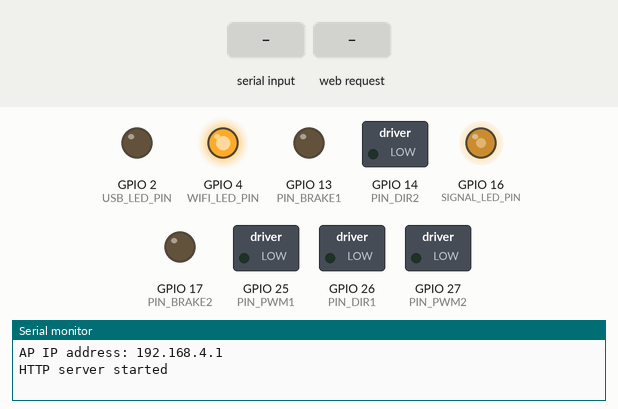
Bench run of a sketch on a simulated ESP32. Parts: switched loads named in the sketch (green lamp = pin HIGH), output pins drawn as LEDs (lit = HIGH), the last lines printed to the serial monitor. The test bench sets the inputs (shaded band). Random numbers use the default seed unless the sketch sets one.

Above: at 1.2 s.
1.3 s: "SPEED\n" received over Serial
At 2.19 s:
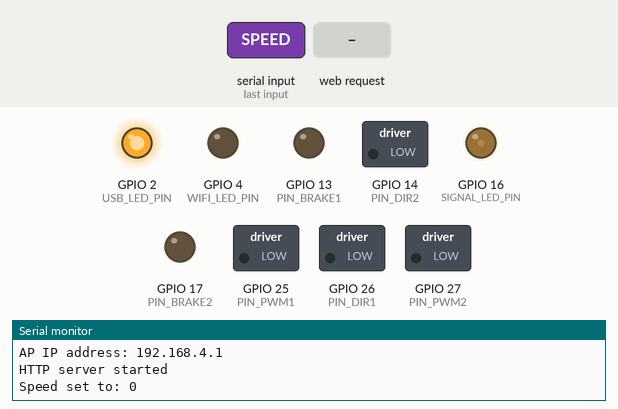
4.3 s: HTTP request GET /control?speed=1 received
At 6.56 s:
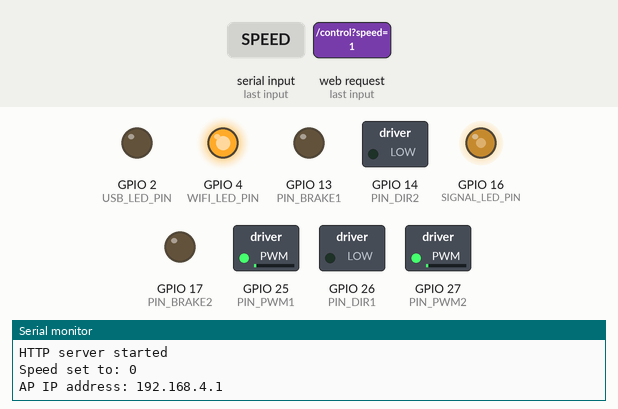
7.3 s: "SPEED,45\n" received over Serial
At 8.14 s:
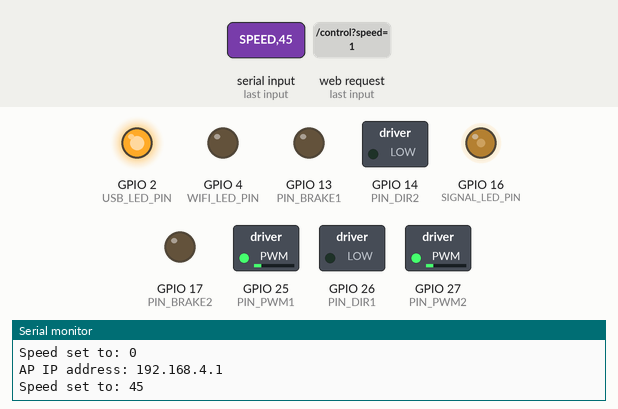
10.3 s: HTTP request GET /control?speed=FORWARD received
At 12.8 s:
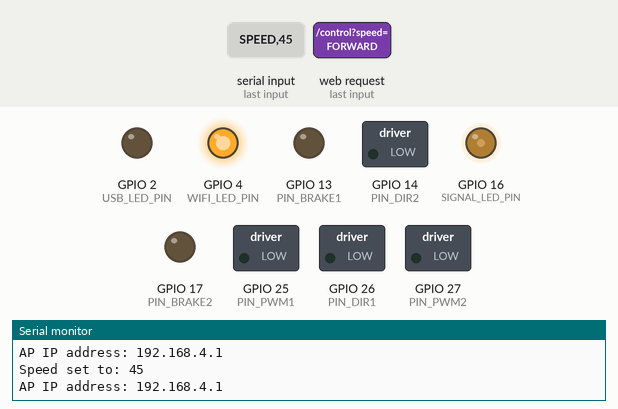
13.3 s: HTTP request GET /control?dir=1&speed=1 received
At 13.88 s:
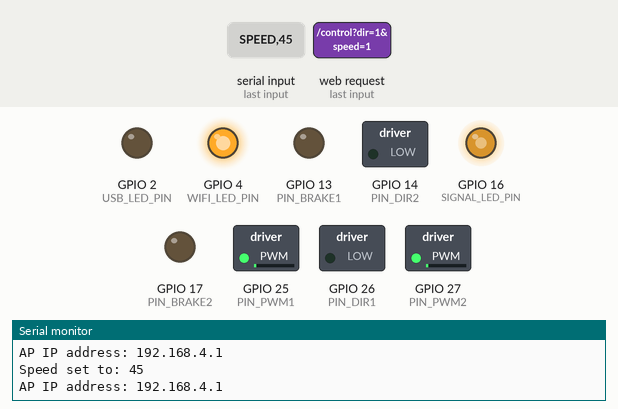
16.3 s: "FORWARD\n" received over Serial
At 16.6 s:
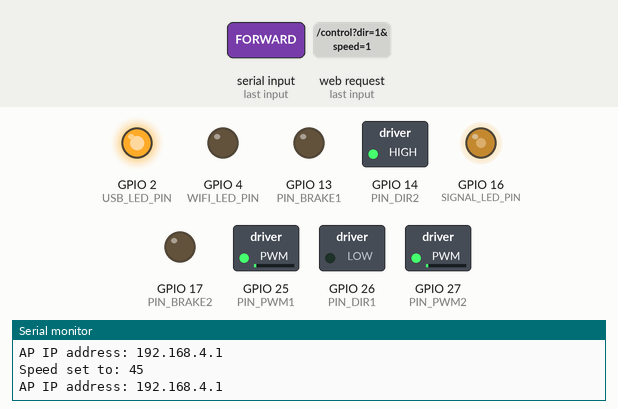
Timing chart, 0 to 22.8 s (numbered marks = the images above; inputs shaded):
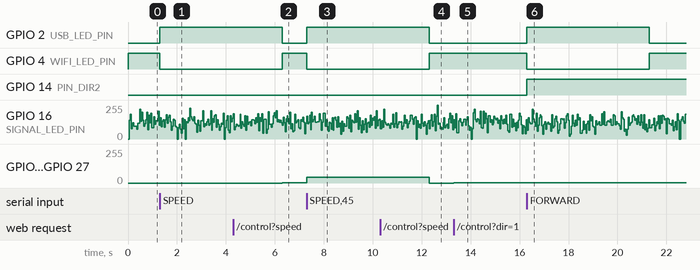

The sketch:

P_Bot.ino
```cpp
#include <WiFi.h>
#include <WebServer.h>

// Motor control pins
const int PIN_DIR1 = 26;      // Motor 1 Direction
const int PIN_PWM1 = 25;      // Motor 1 PWM
const int PIN_BRAKE1 = 13;    // Motor 1 Brake
const int PIN_DIR2 = 14;      // Motor 2 Direction
const int PIN_PWM2 = 27;      // Motor 2 PWM
const int PIN_BRAKE2 = 17;    // Motor 2 Brake
const int PIN_SPEED = 12;     // Speed Pulse Output from Motor Controller


// LED Pins for modes and signal
#define USB_LED_PIN 2          // USB mode LED
#define WIFI_LED_PIN 4         // Wi-Fi mode LED
#define SIGNAL_LED_PIN 16      // Signal LED for random blinking

// Wi-Fi credentials
const char* ssid = "ESP32-Robot";
const char* password = "12345678";

WebServer server(80);

const unsigned long USB_TIMEOUT = 5000; // Timeout for USB inactivity (5 seconds)
unsigned long lastSerialTime = 0;
bool usbActive = false;
bool wifiActive = false;
int speed = 30; // Initial speed for USB mode (30 out of 255)

// Variables for speed measurement
double _kph = 0;
bool signalLedOn = false; // For random blinking of the signal LED

void setup() {
    Serial.begin(115200);

    // Set up motor control pins
    pinMode(PIN_DIR1, OUTPUT);
    pinMode(PIN_BRAKE1, OUTPUT);
    pinMode(PIN_PWM1, OUTPUT);
    pinMode(PIN_DIR2, OUTPUT);
    pinMode(PIN_BRAKE2, OUTPUT);
    pinMode(PIN_PWM2, OUTPUT);

    // Set up LEDs for modes
    pinMode(USB_LED_PIN, OUTPUT);
    pinMode(WIFI_LED_PIN, OUTPUT);
    pinMode(SIGNAL_LED_PIN, OUTPUT);

    // Initially turn off both mode LEDs
    digitalWrite(USB_LED_PIN, LOW);
    digitalWrite(WIFI_LED_PIN, LOW);
    digitalWrite(SIGNAL_LED_PIN, LOW);

    // Start Wi-Fi Access Point
    startWiFi();

    // Define routes
    server.on("/", handleRoot);
    server.on("/control", handleControl);
    server.on("/speed", handleSpeed); // Endpoint to get real-time speed
    server.begin();
    Serial.println("HTTP server started");
}

void loop() {
    // Handle Wi-Fi or USB Serial mode
    if (Serial.available()) {
        usbActive = true;
        lastSerialTime = millis();
        stopWiFi(); // Stop Wi-Fi when USB serial is active
        controlUSB();
    } else if (usbActive && millis() - lastSerialTime > USB_TIMEOUT) {
        usbActive = false;
        startWiFi(); // Re-enable Wi-Fi after USB inactivity
    }

    if (!usbActive) {
        server.handleClient(); // Only handle web clients in Wi-Fi mode
    }

    // Randomly blink the signal LED when the robot is on
    randomBlinkSignalLED();
}

// Control for USB commands
void controlUSB() {
    String command = Serial.readStringUntil('\n');
    command.trim();

    if (command == "FORWARD") {
        forward();
    } else if (command == "BACKWARD") {
        backward();
    } else if (command == "LEFT") {
        left();
    } else if (command == "RIGHT") {
        right();
    } else if (command == "STOP") {
        applyBrakes();
    } else if (command.startsWith("SPEED")) {
        speed = command.substring(6).toInt();
        Serial.print("Speed set to: ");
        Serial.println(speed);
        adjustSpeed(speed);
    }
}

void startWiFi() {
    WiFi.softAP(ssid, password);
    IPAddress IP = WiFi.softAPIP();
    Serial.print("AP IP address: ");
    Serial.println(IP);
    wifiActive = true;
    digitalWrite(WIFI_LED_PIN, HIGH); // Wi-Fi LED ON
    digitalWrite(USB_LED_PIN, LOW);   // USB LED OFF
}

void stopWiFi() {
    WiFi.softAPdisconnect(true);
    wifiActive = false;
    digitalWrite(WIFI_LED_PIN, LOW);  // Wi-Fi LED OFF
    digitalWrite(USB_LED_PIN, HIGH);  // USB LED ON
}

// Handle root for web interface
void handleRoot() {
    server.send(200, "text/html", R"=====(<!DOCTYPE html>
    <html lang="en">
    <head><meta charset="UTF-8"><meta name="viewport" content="width=device-width, initial-scale=1.0"><title>Robot Control</title>
    <style>body { font-family: Arial, sans-serif; text-align: center; }
           button { font-size: 20px; padding: 15px; margin: 5px; }
           .controls { margin-top: 20px; }
    </style></head>
    <body><h1>Robot Control</h1><div class="controls">
    <button onclick="sendCommand('dir', 'up')">Forward</button><br>
    <button onclick="sendCommand('dir', 'left')">Left</button>
    <button onclick="sendCommand('dir', 'stop')">Stop</button>
    <button onclick="sendCommand('dir', 'right')">Right</button><br>
    <button onclick="sendCommand('dir', 'down')">Backward</button></div>
    <div class="controls"><input type="range" min="0" max="255" value="0" id="speed" onchange="sendSpeed(this.value)">
    <label for="speed">Speed</label><p>Current Speed: <span id="currentSpeed">0</span> KPH</p></div>
    <script>function sendCommand(param, value) { fetch(`/control?${param}=${value}`); }
            function sendSpeed(value) { fetch(`/control?speed=${value}`); }
            function updateSpeed() { fetch('/speed').then(response => response.json())
            .then(data => { document.getElementById('currentSpeed').innerText = data.kph; }); }
            setInterval(updateSpeed, 500);</script></body></html>)=====");
}

void handleControl() {
    String dir = server.arg("dir");
    String speedStr = server.arg("speed");

    if (dir.length() > 0) {
        controlDirection(dir);
    }

    if (speedStr.length() > 0) {
        speed = speedStr.toInt();
        adjustSpeed(speed);
    }

    server.send(200, "text/plain", "OK");
}

void handleSpeed() {
    String json = "{\"kph\": " + String(_kph) + "}";
    server.send(200, "application/json", json);
}

// Direction control
void controlDirection(String dir) {
    if (dir == "up") forward();
    else if (dir == "down") backward();
    else if (dir == "left") left();
    else if (dir == "right") right();
    else if (dir == "stop") applyBrakes();
}

void forward() {
    digitalWrite(PIN_DIR1, LOW);  // Set motor 1 direction forward
    digitalWrite(PIN_DIR2, HIGH);  // Set motor 2 direction forward
    analogWrite(PIN_PWM1, speed);  // Set PWM for motor 1
    analogWrite(PIN_PWM2, speed);  // Set PWM for motor 2
    digitalWrite(PIN_BRAKE1, LOW); // Release brake for motor 1
    digitalWrite(PIN_BRAKE2, LOW); // Release brake for motor 2
}

void backward() {
    digitalWrite(PIN_DIR1, HIGH);   // Set motor 1 direction backward
    digitalWrite(PIN_DIR2, LOW);   // Set motor 2 direction backward
    analogWrite(PIN_PWM1, speed);  // Set PWM for motor 1
    analogWrite(PIN_PWM2, speed);  // Set PWM for motor 2
    digitalWrite(PIN_BRAKE1, LOW); // Release brake for motor 1
    digitalWrite(PIN_BRAKE2, LOW); // Release brake for motor 2
}

void left() {
    digitalWrite(PIN_DIR1, LOW);   // Set motor 1 backward
    digitalWrite(PIN_DIR2, LOW);  // Set motor 2 forward
    analogWrite(PIN_PWM1, speed);  // Set PWM for motor 1
    analogWrite(PIN_PWM2, speed);  // Set PWM for motor 2
    digitalWrite(PIN_BRAKE1, LOW); // Release brake for motor 1
    digitalWrite(PIN_BRAKE2, LOW); // Release brake for motor 2
}

void right() {
    digitalWrite(PIN_DIR1, HIGH);  // Set motor 1 forward
    digitalWrite(PIN_DIR2, HIGH);   // Set motor 2 backward
    analogWrite(PIN_PWM1, speed);  // Set PWM for motor 1
    analogWrite(PIN_PWM2, speed);  // Set PWM for motor 2
    digitalWrite(PIN_BRAKE1, LOW); // Release brake for motor 1
    digitalWrite(PIN_BRAKE2, LOW); // Release brake for motor 2
}

void applyBrakes() {
    digitalWrite(PIN_BRAKE1, HIGH); // Apply brake for motor 1
    digitalWrite(PIN_BRAKE2, HIGH); // Apply brake for motor 2
    analogWrite(PIN_PWM1, 0);       // Stop PWM for motor 1
    analogWrite(PIN_PWM2, 0);       // Stop PWM for motor 2
}

// Adjust speed for both motors
void adjustSpeed(int spd) {
    analogWrite(PIN_PWM1, spd);
    analogWrite(PIN_PWM2, spd);
}

// Blink signal LED randomly
void randomBlinkSignalLED() {
    if (random(0, 10) > 7) {
        signalLedOn = !signalLedOn;
        digitalWrite(SIGNAL_LED_PIN, signalLedOn ? HIGH : LOW);
    }
}
```

Measured:
- after the input at 1.3 s, GPIO 2 (USB_LED_PIN): LOW → HIGH at once; GPIO 4 (WIFI_LED_PIN): HIGH → LOW at once
- after the input at 4.3 s, GPIO 25 (PIN_PWM1), GPIO 27 (PIN_PWM2): 0/255 → 1/255 after 2.0 s
- after the input at 7.3 s, GPIO 2 (USB_LED_PIN): LOW → HIGH at once; GPIO 4 (WIFI_LED_PIN): HIGH → LOW at once; GPIO 25 (PIN_PWM1), GPIO 27 (PIN_PWM2): 1/255 → 45/255 at once
- after the input at 10.3 s, GPIO 25 (PIN_PWM1), GPIO 27 (PIN_PWM2): 45/255 → 0/255 after 2.0 s
- after the input at 13.3 s, GPIO 25 (PIN_PWM1), GPIO 27 (PIN_PWM2): 0/255 → 1/255 at once
- after the input at 16.3 s, GPIO 2 (USB_LED_PIN): LOW → HIGH at once, → LOW 5.0 s later; GPIO 4 (WIFI_LED_PIN): HIGH → LOW at once, → HIGH 5.0 s later; GPIO 14 (PIN_DIR2): LOW → HIGH at once
